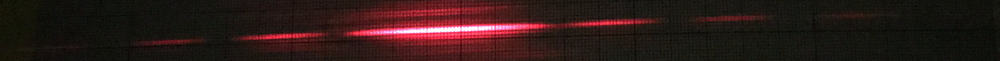
#> input picture scripts/raw-data/slits/50.png, 1000 x 61 px, shrunk from 4032 x 247 before the run; its folder holds 4 pictures in this run
$ jupyter execute --allow-errors extract.ipynb
#> lines starting #> are read from the running program, lines starting #| are printed output that depends on the picture
[cell 1]
import matplotlib.pyplot as plt
import numpy as np
import cv2

[cell 2]
def show(f):
    plt.axis("off")
    im = cv2.imread("raw-data/" + f + ".png")
    # Seperate red layer
    plt.imshow(im[:, :, 2])
    plt.show()

#> (a cell that did not finish here is left out)

[cell 4]
im = cv2.imread('raw-data/slits/50.png')
#> im is the input picture: shape (61, 1000, 3); mean B, G, R 23.3, 25.5, 44.7
# cv2 reads image in B-G-R format
# So we extract the last layer for the pattern of red laser
im_r = im[:, :, 2]
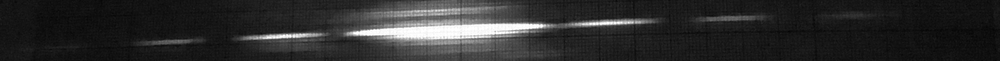
#> im_r: shape (61, 1000); min 5, max 255, mean 44.7

# x is horizontal, y is vertical
y_dim, x_dim = im_r.shape
#> y_dim = 61; x_dim = 1000

[cell 5]
# Find the two points on the left and right edges of the image
# that maximises the sum of the intensity of the pixels that are
# on the line between these 2 points -- this should be the line
# parallel to the diffraction pattern

# Maximum intensity; originally set to -1 and is optimised after
i_max = -1
# Optimal line: y = a * x + b
(a, b) = None, None

# Progress bar
from tqdm import trange
for y_left in trange(y_dim):
    for y_right in range(y_dim):
        # Find line y = m * x + k
        m = (y_right - y_left) / x_dim
        k = y_left

        # Sum of intensities on this line
        i_sum = 0

        for x in range(x_dim):
            y = int(round(m * x + k))
            i_sum += im_r[y, x]

        # Update recording of optimal match
        if i_max < i_sum:
            i_max = i_sum
            (a, b) = (m, k)
#> after the loop, a = -0.042; b = 48; i_max = 108401

a, b
#> Out = (-0.042, 48)

[cell 6]
pattern = []

for x in range(x_dim):
    y = int(round(a * x + b))
    pattern.append(im_r[y, x])
#> this loop made 1000 passes
#> y on passes 1 to 3: 48, 48, 48
#> after the loop, pattern = 1000 values, max 255 at index 290, min 13 at index 920, mean 108.4

plt.axis("off")
plt.imshow(np.array([pattern] * 500))
plt.show()
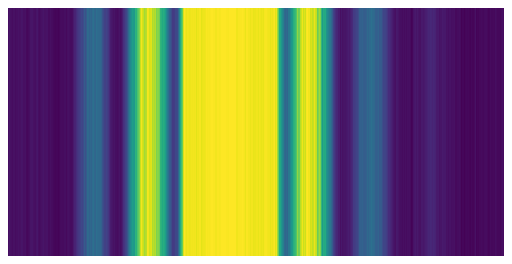
#> figure drawn by matplotlib, 1 panel
